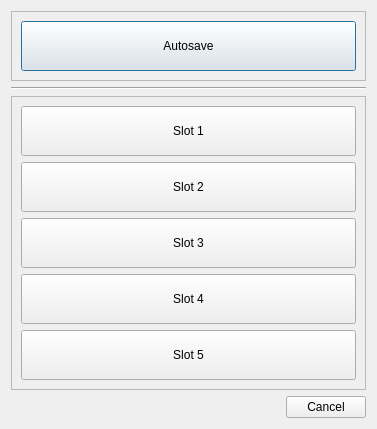
<?xml version="1.0" encoding="UTF-8"?>
<ui version="4.0">
 <class>LoadGameDialog</class>
 <widget class="QDialog" name="LoadGameDialog">
  <property name="geometry">
   <rect>
    <x>0</x>
    <y>0</y>
    <width>377</width>
    <height>426</height>
   </rect>
  </property>
  <property name="windowTitle">
   <string>Dialog</string>
  </property>
  <layout class="QVBoxLayout" name="verticalLayout_3">
   <item>
    <widget class="QFrame" name="frame">
     <property name="frameShape">
      <enum>QFrame::StyledPanel</enum>
     </property>
     <property name="frameShadow">
      <enum>QFrame::Raised</enum>
     </property>
     <layout class="QVBoxLayout" name="verticalLayout">
      <item>
       <widget class="QPushButton" name="btnAutoSave">
        <property name="minimumSize">
         <size>
          <width>0</width>
          <height>50</height>
         </size>
        </property>
        <property name="text">
         <string>Autosave</string>
        </property>
       </widget>
      </item>
     </layout>
    </widget>
   </item>
   <item>
    <widget class="Line" name="line">
     <property name="orientation">
      <enum>Qt::Horizontal</enum>
     </property>
    </widget>
   </item>
   <item>
    <widget class="QFrame" name="frame_2">
     <property name="frameShape">
      <enum>QFrame::StyledPanel</enum>
     </property>
     <property name="frameShadow">
      <enum>QFrame::Raised</enum>
     </property>
     <layout class="QVBoxLayout" name="verticalLayout_2">
      <item>
       <widget class="QPushButton" name="btnSlot1">
        <property name="minimumSize">
         <size>
          <width>0</width>
          <height>50</height>
         </size>
        </property>
        <property name="text">
         <string>Slot 1</string>
        </property>
       </widget>
      </item>
      <item>
       <widget class="QPushButton" name="btnSlot2">
        <property name="minimumSize">
         <size>
          <width>0</width>
          <height>50</height>
         </size>
        </property>
        <property name="text">
         <string>Slot 2</string>
        </property>
       </widget>
      </item>
      <item>
       <widget class="QPushButton" name="btnSlot3">
        <property name="minimumSize">
         <size>
          <width>0</width>
          <height>50</height>
         </size>
        </property>
        <property name="text">
         <string>Slot 3</string>
        </property>
       </widget>
      </item>
      <item>
       <widget class="QPushButton" name="btnSlot4">
        <property name="minimumSize">
         <size>
          <width>0</width>
          <height>50</height>
         </size>
        </property>
        <property name="text">
         <string>Slot 4</string>
        </property>
       </widget>
      </item>
      <item>
       <widget class="QPushButton" name="btnSlot5">
        <property name="minimumSize">
         <size>
          <width>0</width>
          <height>50</height>
         </size>
        </property>
        <property name="text">
         <string>Slot 5</string>
        </property>
       </widget>
      </item>
     </layout>
    </widget>
   </item>
   <item>
    <widget class="QDialogButtonBox" name="buttonBox">
     <property name="orientation">
      <enum>Qt::Horizontal</enum>
     </property>
     <property name="standardButtons">
      <set>QDialogButtonBox::Cancel</set>
     </property>
    </widget>
   </item>
  </layout>
 </widget>
 <resources/>
 <connections>
  <connection>
   <sender>buttonBox</sender>
   <signal>accepted()</signal>
   <receiver>LoadGameDialog</receiver>
   <slot>accept()</slot>
   <hints>
    <hint type="sourcelabel">
     <x>248</x>
     <y>254</y>
    </hint>
    <hint type="destinationlabel">
     <x>157</x>
     <y>274</y>
    </hint>
   </hints>
  </connection>
  <connection>
   <sender>buttonBox</sender>
   <signal>rejected()</signal>
   <receiver>LoadGameDialog</receiver>
   <slot>reject()</slot>
   <hints>
    <hint type="sourcelabel">
     <x>316</x>
     <y>260</y>
    </hint>
    <hint type="destinationlabel">
     <x>286</x>
     <y>274</y>
    </hint>
   </hints>
  </connection>
 </connections>
</ui>
